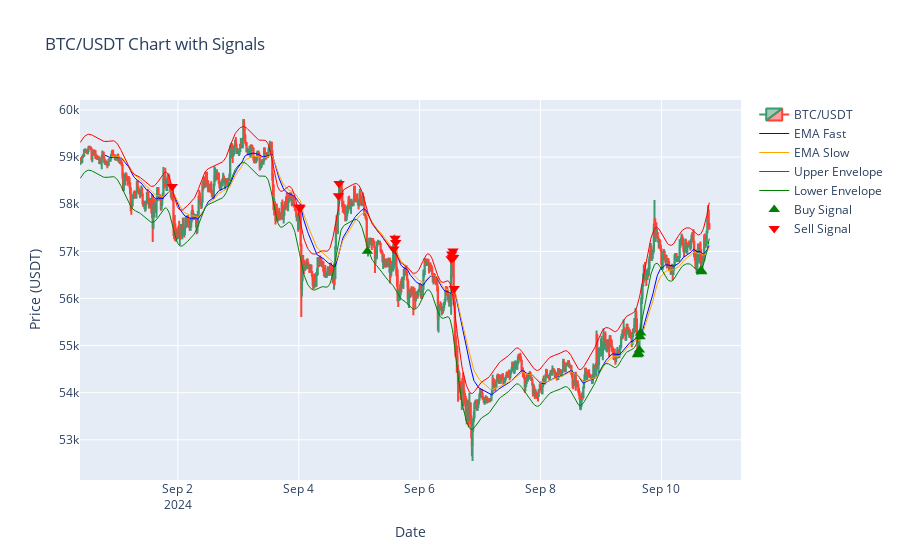

Notebook source saved alongside this figure:
### Markdown cell above
## 7. Main Execution

### Code cell
# Fetch historical data
df = fetch_historical_data(symbol='BTCUSDT', interval='15m')

# Calculate indicators and signals
df = calculate_indicators(df)
df = calculate_nadaraya_watson(df, 7)
df = ema_signal(df, backcandles=7)
df = total_signal(df)

# Plot the chart
plot_chart(df)

# Perform backtesting
bt = Backtest(df, NWStrategy, cash=200000, commission=.002, margin=1/75)
stats = bt.run()
print(stats)

# # Initialize live data streaming
# df_live = pd.DataFrame(columns=['Open', 'High', 'Low', 'Close', 'Volume'])
# ws_thread = threading.Thread(target=run_live_stream)
# ws_thread.start()

print("Live data streaming has started. Press Ctrl+C to stop.")

### Figure 1 — Plotly figure (JSON) as saved in the notebook; plotly's stock layout.template omitted (floating-point values rounded to 4 significant figures; data arrays with more than 128 entries replaced by an {"elided": "..."} marker saying what was removed)
{"data": [{"close": {"elided": "1000 float values"}, "high": {"elided": "1000 float values"}, "low": {"elided": "1000 float values"}, "name": "BTC/USDT", "open": {"elided": "1000 float values"}, "type": "candlestick", "x": {"elided": "1000 str values"}}, {"line": {"color": "blue", "width": 1}, "name": "EMA Fast", "type": "scatter", "x": {"elided": "1000 str values"}, "y": {"elided": "1000 float values"}}, {"line": {"color": "orange", "width": 1}, "name": "EMA Slow", "type": "scatter", "x": {"elided": "1000 str values"}, "y": {"elided": "1000 float values"}}, {"line": {"color": "red", "width": 1}, "name": "Upper Envelope", "type": "scatter", "x": {"elided": "1000 str values"}, "y": {"elided": "1000 float values"}}, {"line": {"color": "green", "width": 1}, "name": "Lower Envelope", "type": "scatter", "x": {"elided": "1000 str values"}, "y": {"elided": "1000 float values"}}, {"marker": {"color": "green", "size": 10, "symbol": "triangle-up"}, "mode": "markers", "name": "Buy Signal", "type": "scatter", "x": ["2024-09-05T03:15:00", "2024-09-09T14:30:00", "2024-09-09T14:45:00", "2024-09-09T15:00:00", "2024-09-09T15:15:00", "2024-09-09T15:30:00", "2024-09-09T15:45:00", "2024-09-10T15:45:00", "2024-09-10T16:00:00"], "y": [57000.0, 54804, 54838, 54828, 54900.0, 55188, 55270.0, 56596, 56566]}, {"marker": {"color": "red", "size": 10, "symbol": "triangle-down"}, "mode": "markers", "name": "Sell Signal", "type": "scatter", "x": ["2024-09-01T21:45:00", "2024-09-04T00:15:00", "2024-09-04T00:30:00", "2024-09-04T15:45:00", "2024-09-04T16:00:00", "2024-09-05T13:45:00", "2024-09-05T14:15:00", "2024-09-05T14:30:00", "2024-09-06T12:30:00", "2024-09-06T12:45:00", "2024-09-06T13:00:00", "2024-09-06T13:15:00", "2024-09-06T13:30:00", "2024-09-06T13:45:00"], "y": [58378, 57940.0, 57918, 58180.0, 58440.0, 57048, 57280.0, 57187, 56840.0, 56940.0, 56877, 57008, 56870.0, 56210.0]}], "layout": {"title": {"text": "BTC/USDT Chart with Signals"}, "xaxis": {"anchor": "y", "domain": [0, 1], "rangeslider": {"visible": false}, "title": {"text": "Date"}}, "yaxis": {"anchor": "x", "domain": [0, 1], "title": {"text": "Price (USDT)"}}}}
